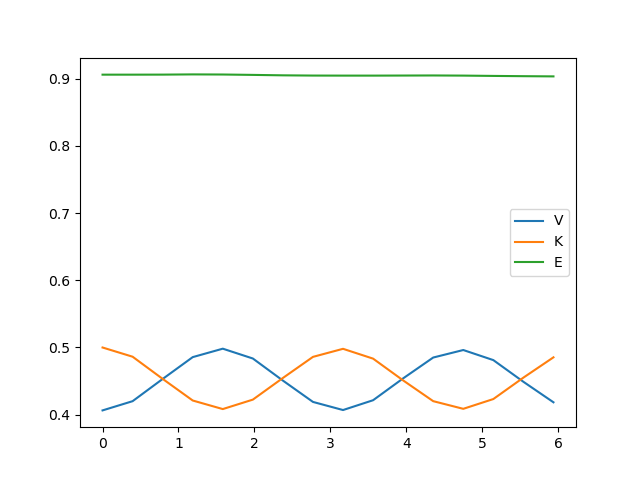

The script that saved this image:
from matplotlib import pyplot as plt
from constants import DX, T, TIME_STEPS
from helper_functions import integrate
from constants import X

import numpy as np

from typing import Any


def compute(
    psi: np.ndarray[complex, Any], K: np.ndarray[complex, Any], steps: int
) -> tuple[np.ndarray[float, Any], np.ndarray[float, Any], np.ndarray[float, Any]]:
    potential_energy = np.zeros(steps)
    kinetic_energy = np.zeros(steps)
    total_energy = np.zeros(steps)
    psi_current = psi

    for i in range(steps):
        potential_energy[i] = integrate(0.5 * X**2 * np.abs(psi_current) ** 2, DX)

        dpsi_dx = (psi_current[2:] - psi_current[:-2]) / (2 * DX)
        dpsi_dx2 = np.abs(dpsi_dx) ** 2
        kinetic_energy[i] = integrate(0.5 * dpsi_dx2, DX)

        psi_current = K @ psi_current * DX

    total_energy = potential_energy + kinetic_energy

    return potential_energy, kinetic_energy, total_energy


def display(
    potential_energy: np.ndarray[float, Any],
    kinetic_energy: np.ndarray[float, Any],
    total_energy: np.ndarray[float, Any],
    steps: int,
) -> None:
    stride = int(TIME_STEPS / steps)
    t_axis = T[::stride]

    for quantity, label in (
        (potential_energy, "V"),
        (kinetic_energy, "K"),
        (total_energy, "E"),
    ):
        plt.plot(t_axis, quantity, label=label)

    plt.legend()
    plt.savefig("problem_c.png")
    plt.clf()
